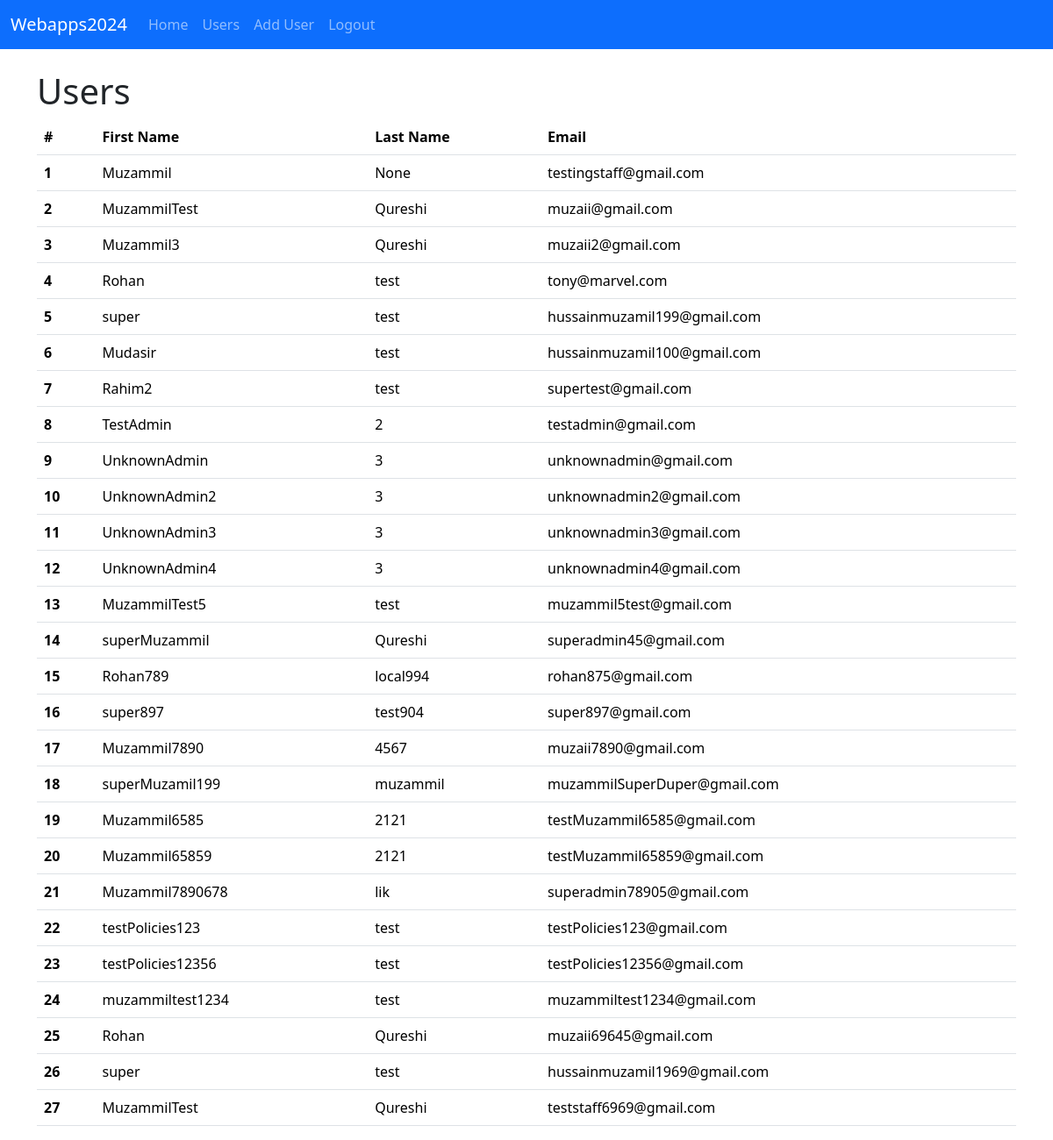
The app's page /register/users/ (signed in) with its own data.
### register/models.py (models this page shows, shortened)
class Principal(AbstractBaseUser):
    email = models.EmailField(
        verbose_name="email address",
        max_length=255,
        unique=True,
    )
    first_name = models.CharField(max_length=255, blank=True, unique=False)
    last_name = models.CharField(max_length=200, blank=True, null=True)
    is_active = models.BooleanField(default=True)
    is_admin = models.BooleanField(default=False)
    created_at = models.DateTimeField(auto_now_add=True)
    updated_at = models.DateTimeField(auto_now=True)
    objects = PrincipalUserManager()
    USERNAME_FIELD = "email"
    REQUIRED_FIELDS = ["first_name"]
    @property
    def is_staff(self):
        return self.is_admin

### register/views.py (the view, shortened to what this page needs)
# urls.py: path("users/", get_all_user, name="users")
@login_required
def get_all_user(request):
    user = request.user
    if user.is_staff:
        template_name = 'transactions.html'
        nav_items = [
            {'label': 'Home', 'url': '/register/home/'},
            {'label': 'Users', 'url': '/register/users/'},
            {'label': 'Add User', 'url': '/register/add-users/'},
            {'label': 'Logout', 'url': '/register/logout/'}
        ]
    users = Principal.objects.filter(is_admin=False)
    return render(request, "auth/users.html", {'users': users, 'nav_items': nav_items})

### templates/auth/users.html
{% extends "base.html" %}
{% block content %}
    <h1>Users</h1>
    <table class="table">
        <thead>
        <tr>
            <th scope="col">#</th>
            <th scope="col">First Name</th>
            <th scope="col">Last Name</th>
            <th scope="col">Email</th>
        </tr>
        </thead>
        <tbody>
        {% for user in users %}
            <tr>
                <th scope="row">{{ forloop.counter }}</th>
                <td>{{ user.first_name}}</td>
                <td>{{user.last_name}}</td>
                <td>{{ user.email}}</td>
            </tr>
        {% endfor %}
        </tbody>
    </table>
{% endblock %}

### records on screen
Principal: first_name "Muzammil", last_name "None", email "testingstaff@gmail.com"
Principal: first_name "MuzammilTest", last_name "Qureshi", email "muzaii@gmail.com"
Principal: first_name "Muzammil3", last_name "Qureshi", email "muzaii2@gmail.com"
Principal: first_name "Rohan", last_name "test", email "tony@marvel.com"
Principal: first_name "super", last_name "test", email "hussainmuzamil199@gmail.com"
Principal: first_name "Mudasir", last_name "test", email "hussainmuzamil100@gmail.com"
Principal: first_name "Rahim2", last_name "test", email "supertest@gmail.com"
Principal: first_name "TestAdmin", last_name "2", email "testadmin@gmail.com"
Principal: first_name "UnknownAdmin", last_name "3", email "unknownadmin@gmail.com"
Principal: first_name "UnknownAdmin2", last_name "3", email "unknownadmin2@gmail.com"
Principal: first_name "UnknownAdmin3", last_name "3", email "unknownadmin3@gmail.com"
Principal: first_name "UnknownAdmin4", last_name "3", email "unknownadmin4@gmail.com"
Principal: first_name "MuzammilTest5", last_name "test", email "muzammil5test@gmail.com"
Principal: first_name "superMuzammil", last_name "Qureshi", email "superadmin45@gmail.com"
Principal: first_name "Rohan789", last_name "local994", email "rohan875@gmail.com"
Principal: first_name "super897", last_name "test904", email "super897@gmail.com"
Principal: first_name "Muzammil7890", last_name "4567", email "muzaii7890@gmail.com"
Principal: first_name "superMuzamil199", last_name "muzammil", email "muzammilSuperDuper@gmail.com"
Principal: first_name "Muzammil6585", last_name "2121", email "testMuzammil6585@gmail.com"
Principal: first_name "Muzammil65859", last_name "2121", email "testMuzammil65859@gmail.com"
Principal: first_name "Muzammil7890678", last_name "lik", email "superadmin78905@gmail.com"
Principal: first_name "testPolicies123", last_name "test", email "testPolicies123@gmail.com"
Principal: first_name "testPolicies12356", last_name "test", email "testPolicies12356@gmail.com"
Principal: first_name "muzammiltest1234", last_name "test", email "muzammiltest1234@gmail.com"
Principal: first_name "Rohan", last_name "Qureshi", email "muzaii69645@gmail.com"
Principal: first_name "super", last_name "test", email "hussainmuzamil1969@gmail.com"
Principal: first_name "MuzammilTest", last_name "Qureshi", email "teststaff6969@gmail.com"

### other values on screen
{{ item.label }} "Home" "Users" "Add User" "Logout"
